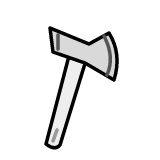
#> input picture tasks/knowledge-decoding/closed-stock/solution/solver_lib/templates/icon_axe.png, 160 x 160 px; its folder holds 3 pictures in this run
$ python solve.py --images ../../../knowledge-decoding/closed-stock/solution/solver_lib/templates --output out.png
#> lines starting #> are read from the running program, lines starting #| are printed output that depends on the picture; after the words box and inside, x2 and y2 are one past the last pixel; in counts of white or black regions, pixels touching at a corner belong together
"""PNG-only solver for unpaired occluded displays.
Reads frame locations, slats, glyph ink and ordering example from PNGs.
Only generic full-alphabet/font resources are loaded from solver_lib.
"""
import argparse,json,time,sys
from pathlib import Path
import numpy as np
from PIL import Image
HERE=Path(__file__).resolve().parent;sys.path.insert(0,str(HERE/'solver_lib'))
from joint_model import layers,ABC
from unpaired_model import infer
from pixel_structure import main_structure,example_structure

def runs(v):
 ids=np.flatnonzero(v)
 return [] if not len(ids) else [r for r in np.split(ids,np.flatnonzero(np.diff(ids)>1)+1) if len(r)]

def recover(images):
 t=time.perf_counter();files=sorted(Path(images).glob('*.png'));choices=[]
 for f in files:
  im=Image.open(f).convert('L');a=np.asarray(im);black=a<100;rows=runs(black.sum(axis=1)>1300)
#> after `black = a < 100`:
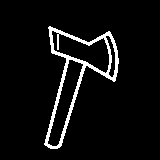
#> black: shape (160, 160) bool; 5.7% white; 1 white region, box (x1, y1, x2, y2) and area: (44, 26, 119, 149) 1457
#> after `rows = runs(black.sum(axis=1) > 1300)`: rows = []
  centers=[int(round(q.mean())) for q in rows]
#> centers = []
  if len(centers)==4 and centers[1]-centers[0]>300:choices.append((f,a,centers))
#> pass 2 of the loop in recover, `for f in files:`:
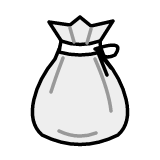
#> input picture tasks/knowledge-decoding/closed-stock/solution/solver_lib/templates/icon_bag.png, 160 x 160 px
#> in recover, `black = a < 100`:
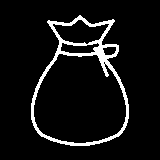
#> black: shape (160, 160) bool; 7.1% white; 1 white region, box (x1, y1, x2, y2) and area: (31, 15, 129, 146) 1809
#> pass 3 of the loop in recover, `for f in files:`:
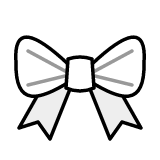
#> input picture tasks/knowledge-decoding/closed-stock/solution/solver_lib/templates/icon_bow.png, 160 x 160 px
#> in recover, `black = a < 100`:
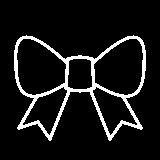
#> black: shape (160, 160) bool; 8.8% white; 1 white region, box (x1, y1, x2, y2) and area: (14, 35, 146, 141) 2248
#> (the run stopped early here; a loop or call above may not have finished)
